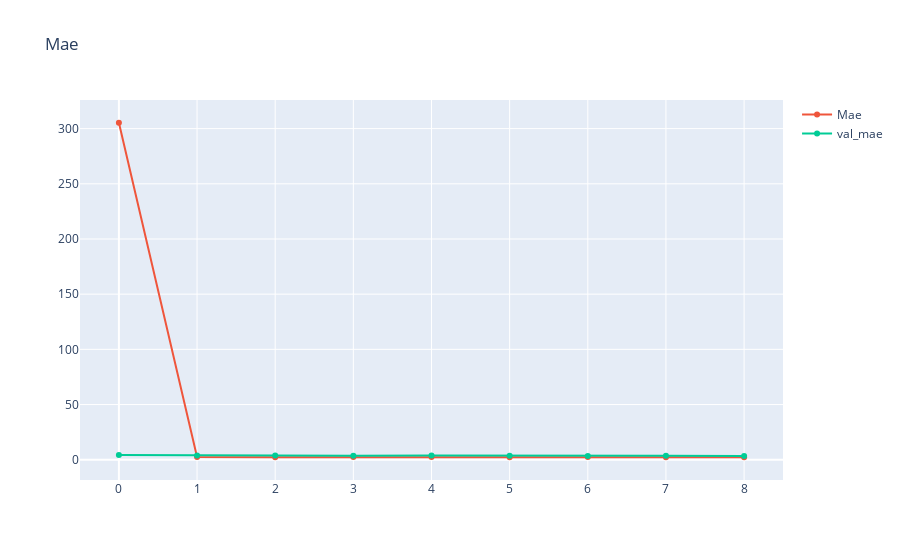

Notebook source saved alongside this figure:
### Code cell
fig = px.line(title='Mae')
fig.add_scatter(y=history.history['mae'], name='Mae')
fig.add_scatter(y=history.history['val_mae'], name='val_mae')
fig.show()

### Figure 1 — Plotly figure (JSON) as saved in the notebook; plotly's stock layout.template omitted (floating-point values rounded to 4 significant figures)
{"data": [{"hovertemplate": "<extra></extra>", "legendgroup": "", "line": {"color": "#636efa", "dash": "solid"}, "marker": {"symbol": "circle"}, "mode": "lines", "name": "", "orientation": "v", "showlegend": false, "type": "scatter", "xaxis": "x", "yaxis": "y"}, {"name": "Mae", "type": "scatter", "y": [305.3, 2.426, 2.34, 2.415, 2.368, 2.323, 2.442, 2.312, 2.245]}, {"name": "val_mae", "type": "scatter", "y": [4.367, 3.902, 3.854, 3.531, 3.869, 3.542, 3.46, 3.493, 3.384]}], "layout": {"legend": {"tracegroupgap": 0}, "title": {"text": "Mae"}, "xaxis": {"anchor": "y", "domain": [0, 1]}, "yaxis": {"anchor": "x", "domain": [0, 1]}}}
